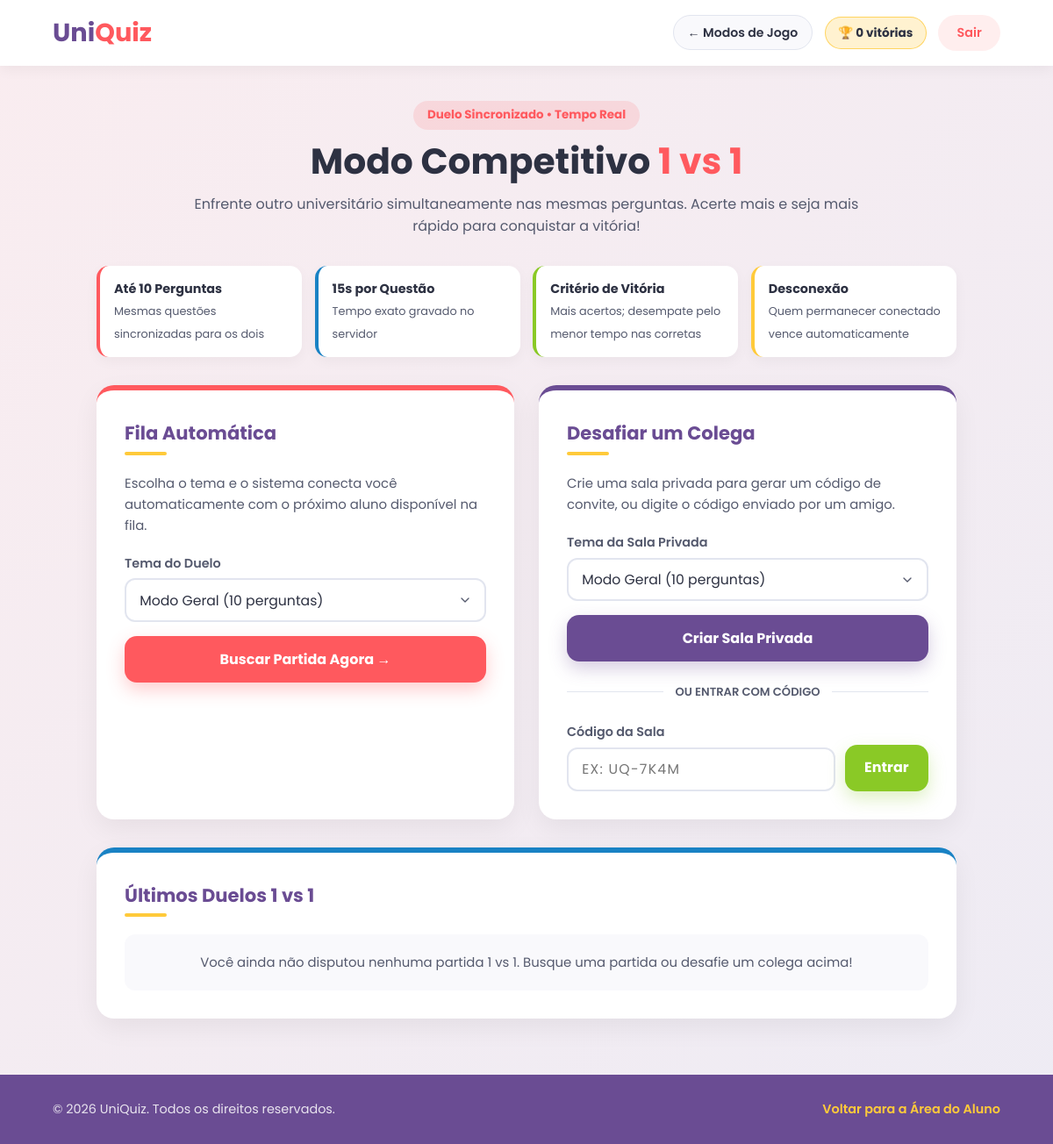
Page /aluno/competitivo/ (signed in) on the earlier database version.
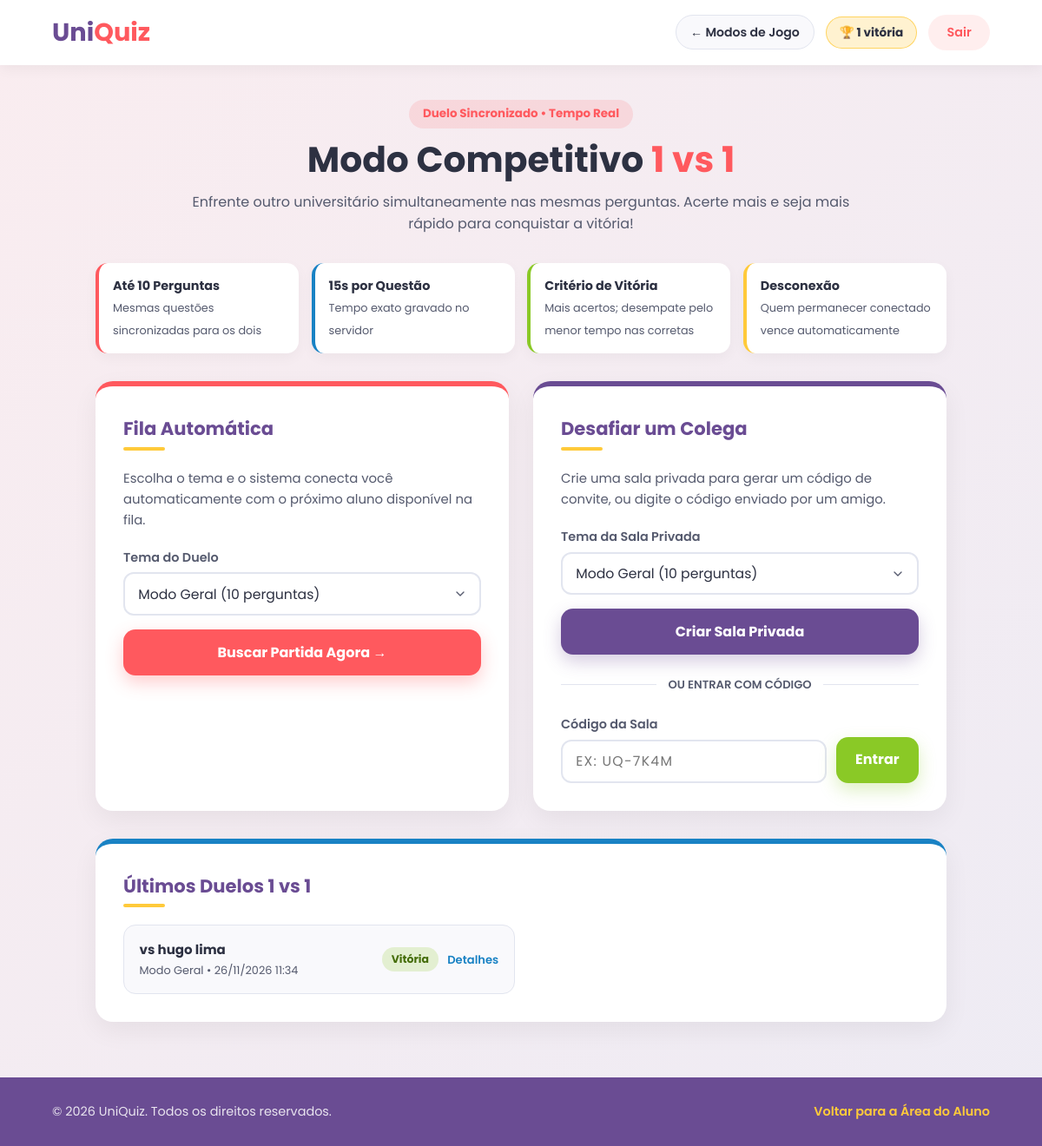
Same page on the later database version.
### uniquiz/models.py (models this page shows)
class PartidaCompetitiva(models.Model):
    jogador1 = models.ForeignKey(Usuario, on_delete=models.CASCADE, related_name='partidas_j1')
    jogador2 = models.ForeignKey(Usuario, on_delete=models.CASCADE, related_name='partidas_j2', null=True, blank=True)
    vencedor = models.ForeignKey(Usuario, on_delete=models.SET_NULL, null=True, blank=True, related_name='vitorias')
    categoria = models.ForeignKey(Categoria, on_delete=models.SET_NULL, null=True, blank=True)
    status = models.CharField(max_length=20, default='aguardando')
    data_criacao = models.DateTimeField(auto_now_add=True)

### uniquiz/views_competitivo.py (the view)
# urls.py: path('aluno/competitivo/', views_competitivo.modo_competitivo, name='modo-competitivo'),
@credencial_requerida(1)
def modo_competitivo(request):
    perguntas_validas = perguntas_elegiveis_1v1()
    total_perguntas_geral = perguntas_validas.count()
    categorias_qs = (
        Categoria.objects.filter(pergunta__in=perguntas_validas)
        .annotate(total_perguntas=Count('pergunta', distinct=True))
        .order_by('nome')
    )
    categorias_disponiveis = [
        {
            'id': cat.id,
            'nome': cat.nome,
            'total_perguntas': cat.total_perguntas,
            'qtd_partida': min(TOTAL_PERGUNTAS_1V1, cat.total_perguntas),
        }
        for cat in categorias_qs
    ]
    partida_ativa = (
        PartidaCompetitiva.objects.filter(
            Q(jogador1=request.user) | Q(jogador2=request.user),
            status__in=['aguardando', 'em_andamento'],
        )
        .select_related('categoria', 'jogador1', 'jogador2')
        .order_by('-data_criacao')
        .first()
    )
    historico_qs = (
        PartidaCompetitiva.objects.filter(
            Q(jogador1=request.user) | Q(jogador2=request.user),
            status='finalizada',
        )
        .select_related('categoria', 'jogador1', 'jogador2', 'vencedor', 'sala')
        .order_by('-data_criacao')[:8]
    )
    vitorias_total = PartidaCompetitiva.objects.filter(
        vencedor=request.user,
        status='finalizada',
    ).count()
    historico = []
    for partida in historico_qs:
        oponente = partida.jogador2 if partida.jogador1_id == request.user.id else partida.jogador1
        if partida.vencedor_id is None:
            desfecho = 'empate'
        elif partida.vencedor_id == request.user.id:
            desfecho = 'vitoria'
        else:
            desfecho = 'derrota'
        sala = getattr(partida, 'sala', None)
        historico.append({
            'id': partida.id,
            'data_criacao': partida.data_criacao,
            'categoria': partida.categoria.nome if partida.categoria else 'Modo Geral',
            'oponente': nome_exibicao_usuario(oponente),
            'desfecho': desfecho,
            'motivo': sala.motivo_encerramento if sala else 'normal',
        })
    context = {
        'categorias_disponiveis': categorias_disponiveis,
        'total_perguntas_geral': total_perguntas_geral,
        'qtd_modo_geral': min(TOTAL_PERGUNTAS_1V1, total_perguntas_geral),
        'tempo_limite': TEMPO_LIMITE_PERGUNTA_1V1,
        'partida_ativa': partida_ativa,
        'vitorias_total': vitorias_total,
        'historico': historico,
    }
    return render(request, 'uniquiz/modo-competitivo.html', context)

### uniquiz/views_competitivo.py (called while the page is built)
def perguntas_elegiveis_1v1():
    return (
        Pergunta.objects.annotate(
            total_alternativas=Count('alternativa', distinct=True),
            total_corretas=Count(
                'alternativa',
                filter=Q(alternativa__correta=True),
                distinct=True,
            ),
        )
        .filter(total_alternativas__gte=2, total_corretas__gte=1)
    )

def nome_exibicao_usuario(usuario):
    if usuario is None:
        return 'Aguardando oponente...'
    nome = f'{usuario.first_name} {usuario.last_name}'.strip()
    return nome or usuario.username

### uniquiz/templates/uniquiz/modo-competitivo.html (shortened to what this page needs)
<!DOCTYPE html>
<html lang="pt-BR">
<head>
</head>
<body>
    <header class="site-header">
        <nav class="site-nav" aria-label="Navegação do Modo Competitivo 1 vs 1">
            <a href="{% url 'uniquiz:home' %}" class="logo">Uni<span>Quiz</span></a>
            <div class="user-bar">
                <a href="{% url 'uniquiz:tela-aluno' %}" class="btn-back-nav">&larr; Modos de Jogo</a>
                <div class="wins-badge" aria-label="Total de vitórias no 1 vs 1">
                    <span>&#127942; {{ vitorias_total }} vitória{% if vitorias_total != 1 %}s{% endif %}</span>
                </div>
                <form class="logout-form" action="{% url 'uniquiz:logout' %}" method="POST">
                    <button type="submit" class="btn-logout">Sair</button>
                </form>
            </div>
        </nav>
    </header>
    <main>
        <section class="hero-header">
            <span class="hero-tag">Duelo Sincronizado • Tempo Real</span>
            <h1>Modo Competitivo <span>1 vs 1</span></h1>
            <p>Enfrente outro universitário simultaneamente nas mesmas perguntas. Acerte mais e seja mais rápido para conquistar a vitória!</p>
        </section>
        <section class="rules-strip" aria-label="Regras da partida 1 vs 1">
            <div class="rule-chip rule-chip--red">
                <strong>Até 10 Perguntas</strong>
                <span>Mesmas questões sincronizadas para os dois</span>
            </div>
            <div class="rule-chip rule-chip--blue">
                <strong>{{ tempo_limite }}s por Questão</strong>
                <span>Tempo exato gravado no servidor</span>
            </div>
            <div class="rule-chip rule-chip--green">
                <strong>Critério de Vitória</strong>
                <span>Mais acertos; desempate pelo menor tempo nas corretas</span>
            </div>
            <div class="rule-chip rule-chip--yellow">
                <strong>Desconexão</strong>
                <span>Quem permanecer conectado vence automaticamente</span>
            </div>
        </section>
        {% if total_perguntas_geral > 0 %}
            <div class="modes-grid">
                <section class="panel-card" aria-labelledby="fila-heading">
                    <h2 id="fila-heading">Fila Automática</h2>
                    <p class="panel-desc">Escolha o tema e o sistema conecta você automaticamente com o próximo aluno disponível na fila.</p>
                    <form class="setup-form" action="{% url 'uniquiz:buscar-partida-1v1' %}" method="POST">
                        <div class="field-group">
                            <label for="categoria-fila">Tema do Duelo</label>
                            <select id="categoria-fila" name="categoria">
                                <option value="">Modo Geral ({{ qtd_modo_geral }} perguntas)</option>
                            </select>
                        </div>
                        <button type="submit" class="btn-action btn-action--red">Buscar Partida Agora &rarr;</button>
                    </form>
                </section>
                <section class="panel-card panel-card--private" aria-labelledby="codigo-heading">
                    <h2 id="codigo-heading">Desafiar um Colega</h2>
                    <p class="panel-desc">Crie uma sala privada para gerar um código de convite, ou digite o código enviado por um amigo.</p>
                    <form class="setup-form" action="{% url 'uniquiz:criar-sala-1v1' %}" method="POST">
                        <div class="field-group">
                            <label for="categoria-privada">Tema da Sala Privada</label>
                            <select id="categoria-privada" name="categoria">
                                <option value="">Modo Geral ({{ qtd_modo_geral }} perguntas)</option>
                            </select>
                        </div>
                        <button type="submit" class="btn-action btn-action--purple">Criar Sala Privada</button>
                    </form>
                    <div class="divider">ou entrar com código</div>
                    <form action="{% url 'uniquiz:entrar-codigo-1v1' %}" method="POST">
                        <div class="inline-code-row">
                            <div class="field-group">
                                <label for="codigo-sala">Código da Sala</label>
                                <input
                                    type="text"
                                    id="codigo-sala"
                                    name="codigo"
                                    class="code-input"
                                    placeholder="Ex: UQ-7K4M"
                                    maxlength="12"
                                    required
                                >
                            </div>
                            <button type="submit" class="btn-action btn-action--green">Entrar</button>
                        </div>
                    </form>
                </section>
            </div>
        {% else %}
            <section class="panel-card">
                <h2>Banco de perguntas vazio</h2>
                <p class="empty-note">Ainda não há perguntas válidas cadastradas no banco para iniciar uma partida 1 vs 1.</p>
            </section>
        {% endif %}
        <section class="panel-card panel-card--history" aria-labelledby="historico-heading">
            <h2 id="historico-heading">Últimos Duelos 1 vs 1</h2>
            {% if historico %}
                <ul class="history-list">
                    {% for item in historico %}
                        <li class="history-item">
                            <div class="history-meta">
                                <span class="history-title">vs {{ item.oponente }}</span>
                                <span class="history-sub">
                                    {{ item.categoria }} • {{ item.data_criacao|date:"d/m/Y H:i" }}
                                </span>
                            </div>
                            <div class="history-right">
                                <span class="outcome-pill outcome-pill--{{ item.desfecho }}">
                                    {% if item.desfecho == 'vitoria' %}Vitória{% elif item.desfecho == 'derrota' %}Derrota{% else %}Empate{% endif %}
                                </span>
                                <a href="{% url 'uniquiz:sala-partida-1v1' item.id %}" class="history-link">Detalhes</a>
                            </div>
                        </li>
                    {% endfor %}
                </ul>
            {% else %}
                <p class="empty-note">Você ainda não disputou nenhuma partida 1 vs 1. Busque uma partida ou desafie um colega acima!</p>
            {% endif %}
        </section>
    </main>
    <footer class="site-footer">
        <div class="footer-inner">
            <span>&copy; 2026 UniQuiz. Todos os direitos reservados.</span>
            <a href="{% url 'uniquiz:tela-aluno' %}">Voltar para a Área do Aluno</a>
        </div>
    </footer>
</body>
</html>

Differences in the rows shown:
added PartidaCompetitiva: data_criacao "26/11/2026 11:34"
Other differences:
{{ vitorias_total }}: "0" → "1"
new list line: "vs hugo lima Modo Geral • Vitória Detalhes"
text no longer shown: "s Você ainda não disputou nenhuma partida 1 vs 1. Busque uma partida ou desafie um colega acima!"
